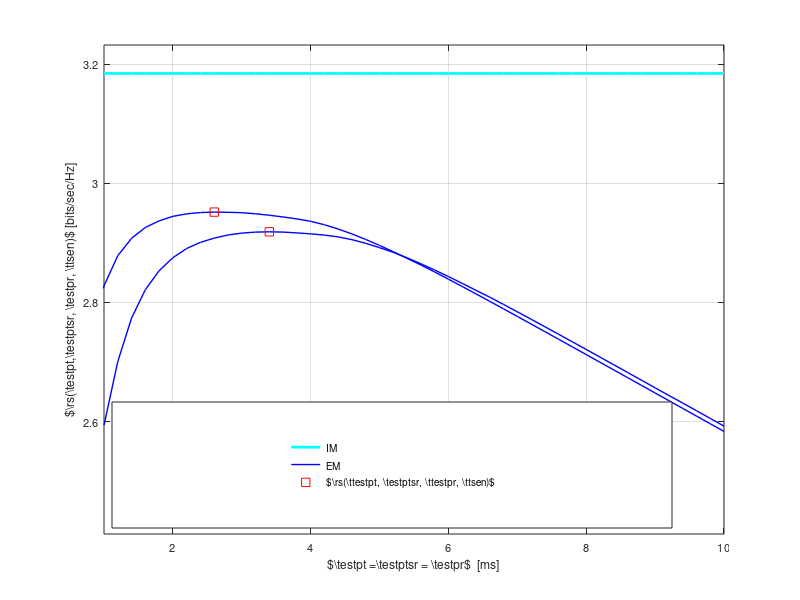

Here is the MATLAB script that generated this plot: (Note: this script raises an error after producing the figure.)
%%%%%%%%%%%%%%%%%%%%%%%%%%%%%%%%%%%%%%%%%%%%%%%%%%%%%%%%%%%%%%%%%%%%%%%%%%%
%                                                      
%
%                                
%        Description: This m-file considers the Throughput-Sesning time 
%        tradeoff for the AWGN channel. In this m-script the short term analysis 
%        is investigated that is, considering invidual frame. 
%        Hence, the SNR is considered constant for the time interval 
%        (tau_est + tau_sen). 
%        This assumption however will become weak for lower SNR, because low
%        SNR regimes presents high tau_sen, leading to a low probability
%        that the channel remains constant.
%
%
%        Created on: 24.09.15
%        Revision History: 24.09.15 --> File generated   
%  
%%%%%%%%%%%%%%%%%%%%%%%%%%%%%%%%%%%%%%%%%%%%%%%%%%%%%%%%%%%%%%%%%%%%%%%%%%%

clear all;
close all;
clc;

th = 00;                                  % disable ( = 0) to plot curves, data is read from a file
                                          % Theoretical anaylsis is also included of simulation as
                                          % numerical integration is involved
%%%%%%%%%%%%%%%%%%%%%%%%%%%%%%%%%%%%%%%%%%%%%%%%%%%%%%%%%%%%%%%%%%%%%%%%%%%
%   Parameters
%%%%%%%%%%%%%%%%%%%%%%%%%%%%%%%%%%%%%%%%%%%%%%%%%%%%%%%%%%%%%%%%%%%%%%%%%%%

P_full = 10^(+00/10);                     % Max Transmit power transmitted by ST 
P_p = 10.^(+10/10);                       % Power transmitted by PT, the SNR received at ST 
                                          % varried using this parameter
noise_power = 10^(-100/10);               % noise power -100 dBm
f_s = 1e6;                                % 1 MHz one band
K = 0.1 * f_s;                            % K = Total number of samples in a frame = T * f_s, T = 100 ms WRAN standard
alpha_p_1 = 10^(-120/10);                 % True Path loss between ST and PR   
alpha_p_2 = 10^(-120/10);                 % True Path loss between PT and SR   
alpha_p_3 = 10^(-100/10);                 % True Path loss between ST and PR   
alpha_s = 10^(-090/10);                   % True Path loss between ST and SR 
P_H0 = 0.8;                               % Probability of Hypothesis 0
P_d_d = 0.90;                             % Constraint on Probability of detection P_d
theta_it = 10^(-110/10);                  % Interference temperature 
rho_pd = 0.05;                            % Outage contraint on the detection probability
rho_cont = 0.1;                           % Outage contraint on the controlled power


%%%%%%%%%%%%%%%%%%%%%%%%%%%%%%%%%%%%%%%%%%%%%%%%%%%%%%%%%%%%%%%%%%%%%%%%%%
%   Theoretical analysis
%%%%%%%%%%%%%%%%%%%%%%%%%%%%%%%%%%%%%%%%%%%%%%%%%%%%%%%%%%%%%%%%%%%%%%%%%%%
if th
    
 
   %% Theoretical parameters
    N_est_hp1_th = (400:200:10000);                           % N_est_th = number of samples used for estimation = tau_est_hp1 * f_s 
    N_est_hp3_th = (400:200:10000);                           % N_est_th = number of samples used for estimation = tau_est_hp3 * f_s 
    N_sen_th = [1000:50:12000];                                % N = includes the time in samples, for the ideal case their is no
                                                              % estimation time hence sensing time = N_th and the throughput will 
                                                              % attain a nonzero value. For the accurate, the energy walls sensing 
                                                              % time begin after the estimation of the rcvd energy is performed.
                                                              % N_sen = N_th - N_est
    

    
    P_f_id_th = zeros(length(N_est_hp1_th),length(N_sen_th));             % False Alarm Probability at ST for the ideal case
    P_d_id_th = zeros(length(N_est_hp1_th),length(N_sen_th));             % Detection Probability at ST for the ideal case
    P_f_em_th = zeros(length(N_est_hp1_th),length(N_sen_th));             % False Alarm Probability at ST for the EM case
    P_d_em_th = zeros(length(N_est_hp1_th),length(N_sen_th));             % Detection Probability at ST for the EM case

    P_reg_id_th = zeros(length(N_est_hp1_th),length(N_sen_th));           % Regulated power at the ST for the ideal case
    P_reg_em_th = zeros(length(N_est_hp1_th),length(N_sen_th));           % Regulated power at the ST for the EM case

    
    R_id_th = zeros(length(N_est_hp1_th),length(N_sen_th));               % Throughput at SR ideal case
    R_em_th = zeros(length(N_est_hp1_th),length(N_sen_th));               % Throughput at SR ideal case

    
    R_opt_id_th = zeros(1, length(N_est_hp1_th));               % Throughput at SR @ optimum sensing time for ideal case
    R_opt_em_th = zeros(1, length(N_est_hp1_th));               % Throughput at SR @ optimum sensing time for EM case
        
    
    P_f_opt_id_th = zeros(1, length(N_est_hp1_th));             % Prob. of false alarm at ST @ optimum sensing time for ideal case 
    P_f_opt_em_th = zeros(1, length(N_est_hp1_th));             % Prob. of false alarm at ST @ optimum sensing time for EM case
    
    P_d_opt_id_th = zeros(1, length(N_est_hp1_th));             % Prob. of detection at ST @ optimum sensing time for ideal case 
    P_d_opt_em_th = zeros(1, length(N_est_hp1_th));             % Prob. of detection at ST @ optimum sensing time with average constraint 

    P_reg_opt_id_th = zeros(1, length(N_est_hp1_th));           % Optimum Controlled Power at ST @ optimum sensing time for ideal case 
    P_reg_opt_em_th = zeros(1, length(N_est_hp1_th));           % Optimum Controlled Power at ST @ optimum sensing time with average constraint 
        
    num_tp = 1000;                                     % Number of test points 
    
    N_sen_opt_id_th = zeros(1, length(N_est_hp1_th));            % Optimum sensing time for ideal case
    N_sen_opt_em_th = zeros(1, length(N_est_hp1_th));            % Optimum sensing time for EM case
    
    
    for j=1:length(N_est_hp1_th)    
        
    % Received power  
    rcvd_energy_pt = (noise_power + alpha_p_1 * P_p);      
    rcvd_energy_pr = (noise_power + alpha_p_3 * P_p);  
    disp(strcat('N_est_hp1_th = ', num2str(N_est_hp1_th(j))));     
        parfor i=1:length(N_sen_th)
            warning off;
            %disp(strcat('N_sen_th = ', num2str(N_sen_th(i))));     

           %% Determining the performance meteric R for all the different cases
           %% Ideal Model        
           %% Threshold  
            epsilon_id_th = gammaincinv(P_d_d, N_sen_th(i)/2, 'upper') * 2 * rcvd_energy_pt/ N_sen_th(i); 



           %% Probability false alarm and probability of dectection
            P_f_id_th(j,i) = gammainc(N_sen_th(i)/2 * epsilon_id_th/ noise_power', N_sen_th(i)/2, 'upper');           
            P_d_id_th(j,i) = gammainc(N_sen_th(i)/2 * epsilon_id_th/ rcvd_energy_pt, N_sen_th(i)/2, 'upper');        

  

           %% Determine the regulated power
            P_reg_id_th(j,i) = min(theta_it / ((1 - P_H0) * alpha_p_3), P_full);

           %% Expected Rate
            C_0_th = log2(1 + alpha_s * P_full / noise_power); 
            C_1_th = log2(1 + alpha_s * P_full / (P_p * alpha_p_2 +...
                noise_power) );
            C_2_th = log2(1 + alpha_s * P_reg_id_th(j,i) / (P_p * alpha_p_2 +...
                noise_power) );
            C_3_th = log2(1 + alpha_s * P_reg_id_th(j,i) / (P_p * alpha_p_2 +...
                noise_power) );

            R_id_th(j,i) = (K - N_sen_th(i))/K * (P_H0 * (1 -  P_f_id_th(j,i)) * C_0_th +...
                (1 - P_H0) * (1 - P_d_id_th(j,i)) * C_1_th + P_H0 * P_f_id_th(j,i) * C_2_th +...
                (1 - P_H0) * P_d_id_th(j,i) * C_3_th);     
            
            if N_sen_th(i) >= N_est_hp1_th(j)
            
               %% Estimation Model        
               %% Threshold             
                epsilon_em_th = 4 * rcvd_energy_pt * gammaincinv(1 - rho_pd, N_est_hp1_th(j)/2, 'upper') *...
                    gammaincinv(P_d_d, N_sen_th(i)/2, 'upper')/ (N_est_hp1_th(j) * N_sen_th(i)); 

               %% Probability false alarm and probability of dectection
                P_f_em_th(j,i) = gammainc(N_sen_th(i)/2 * epsilon_em_th/ noise_power', N_sen_th(i)/2, 'upper');           
                if 1
                    x_pts = linspace(0,1,num_tp);
                    CDF_pts = 1 - gammainc(N_est_hp1_th(j) * N_sen_th(i) * epsilon_em_th./...
                        (4 * rcvd_energy_pt * gammaincinv(x_pts, N_sen_th(i)/2, 'upper')),...
                        N_est_hp1_th(j)/2, 'upper'); 
                        PDF_pts = diff(CDF_pts);
                    P_d_em_th(j,i) = sum(PDF_pts .* x_pts(2:end));
              %% Earlier Appraoch   
                else
                    func_exp_pd = @(t) t .*...
                                exp(gammaln(N_sen_th(i)/2) - gammaln(N_est_hp1_th(j)/2) - ...
                                 N_est_hp1_th(j) * N_sen_th(i) * epsilon_em_th./...
                                 (4 * rcvd_energy_pt * gammaincinv(t, N_sen_th(i)/2, 'upper')) +...
                                 gammaincinv(t, N_sen_th(i)/2, 'upper') + N_est_hp1_th(j)/2 * log(N_est_hp1_th(j) * N_sen_th(i) *...
                                 epsilon_em_th./(4 * rcvd_energy_pt * gammaincinv(t, N_sen_th(i)/2, 'upper'))) -...
                                 N_sen_th(i)/2 * log(gammaincinv(t, N_sen_th(i)/2, 'upper')));
                    P_d_em_th(j,i) = integral(func_exp_pd, 0 ,1);     

                end
              %% Determine the regulated power            
                result = zeros(1, num_tp);
                if 1
                    P_reg_tp = linspace(P_full, P_full * 1e-2, num_tp);
                    for k = 1:num_tp
                        func_dis_preg = @(t) (gammainc((theta_it * P_p ./((1 - P_H0) *...
                             ((1  - t) * P_full + t * P_reg_tp(k)))...
                            + noise_power) * N_est_hp3_th(j)/ (2 * rcvd_energy_pr), N_est_hp3_th(j)/2, 'upper')) .*...
                            exp(gammaln(N_sen_th(i)/2) - gammaln(N_est_hp1_th(j)/2) - ...
                             N_est_hp1_th(j) * N_sen_th(i) * epsilon_em_th./...
                             (4 * rcvd_energy_pt * gammaincinv(t, N_sen_th(i)/2, 'upper')) +...
                             gammaincinv(t, N_sen_th(i)/2, 'upper') + N_est_hp1_th(j)/2 * log(N_est_hp1_th(j) * N_sen_th(i) *...
                             epsilon_em_th./(4 * rcvd_energy_pt * gammaincinv(t, N_sen_th(i)/2, 'upper'))) -...
                             N_sen_th(i)/2 * log(gammaincinv(t, N_sen_th(i)/2, 'upper')));
                        result(k) = integral(func_dis_preg, 0, 1);
                        if result(k) <= rho_cont
                           P_reg_em_th(j,i) = P_reg_tp(k);
                            break;             
                        end
                    end
                end

               %% Expected Rate

                % Capacities at SR, with and without intereference from the PT
                % with power regulation at the ST
                [C_0_th, C_1_th] = calc_capacities(alpha_p_2 * P_p / noise_power,... 
                    alpha_s * P_full / noise_power,...
                    noise_power, N_est_hp1_th(j));   

                if (P_reg_em_th(j,i) ~= 0)
                % with power regulation at the ST
                    [C_2_th, C_3_th] = calc_capacities(alpha_p_2 * P_p/ noise_power,... 
                    alpha_s * P_reg_em_th(j,i)  / noise_power,...
                    noise_power, N_est_hp1_th(j));
                else
                    C_2_th = 0;
                    C_3_th = 0;
                end

                R_em_th(j,i) = (K - N_sen_th(i) -(N_est_hp3_th(j)))/K * (P_H0 * (1 -  P_f_em_th(j,i)) * C_0_th +...
                    (1 - P_H0) * (1 - P_d_em_th(j,i)) * C_1_th + P_H0 * P_f_em_th(j,i) * C_2_th +...
                    (1 - P_H0) * P_d_em_th(j,i) * C_3_th);   
            else
                R_em_th(j,i) = 0;
            end

            %disp(strcat('P_reg_id_th = ',num2str(P_reg_id_th(j,i))));                 
            %disp(strcat('R_id_th = ',num2str(R_id_th(j,i))));         
            %disp(strcat('P_reg_em_th = ',num2str(P_reg_em_th(j,i))));         
            %disp(strcat('R_em_th = ',num2str(R_em_th(j,i))));

        end
        % Throughput, prob. of false alarm, prob. of detection 
        % @ optimum sensing time for the IM
        [temp_id index_id] = max(R_id_th(j,:));
        R_opt_id_th(j) = R_id_th(j,index_id);
        P_d_opt_id_th(j) = P_d_id_th(j,index_id);
        P_f_opt_id_th(j) = P_f_id_th(j,index_id);
        P_reg_opt_id_th(j) = P_reg_id_th(j,index_id);
        N_sen_opt_id_th(j) = N_sen_th(index_id);
        
        % Throughput, prob. of false alarm, prob. of detection 
        % @ optimum sensing time for the EM
        [temp_em index_em] = max(R_em_th(j,:));
        R_opt_em_th(j) = R_em_th(j,index_em);
        P_d_opt_em_th(j) = P_d_em_th(j,index_em);
        P_f_opt_em_th(j) = P_f_em_th(j,index_em);
        P_reg_opt_em_th(j) = P_reg_em_th(j,index_em);
        N_sen_opt_em_th(j) = N_sen_th(index_em);
            
        disp(strcat('P_reg_opt_id_th = ',num2str(P_reg_opt_id_th(j))));                 
        disp(strcat('R_opt_id_th = ',num2str(R_opt_id_th(j))));         
        disp(strcat('N_sen_opt_id_th = ',num2str(N_sen_opt_id_th(j))));         
        disp(strcat('P_d_opt_id_th = ',num2str(P_d_opt_id_th(j))));         
        disp(strcat('P_f_opt_id_th = ',num2str(P_f_opt_id_th(j))));         
        disp(strcat('P_reg_opt_em_th = ',num2str(P_reg_opt_em_th(j))));         
        disp(strcat('R_opt_id_th = ',num2str(R_opt_em_th(j))));
        disp(strcat('N_sen_opt_em_th = ',num2str(N_sen_opt_em_th(j))));         
        disp(strcat('P_d_opt_em_th = ',num2str(P_d_opt_em_th(j))));         
        disp(strcat('P_f_opt_em_th = ',num2str(P_f_opt_em_th(j))));         
    	save('results_opt_thr_vs_est_time_AWGN_P_full_p00_P_p_p10_pd_05_wo_nu_th2.mat');
    end
    quit;
end



%%%%%%%%%%%%%%%%%%%%%%%%%%%%%%%%%%%%%%%%%%%%%%%%%%%%%%%%%%%%%%%%%%%%%%%%%%%
%   Plot curves theoretical analysis
%%%%%%%%%%%%%%%%%%%%%%%%%%%%%%%%%%%%%%%%%%%%%%%%%%%%%%%%%%%%%%%%%%%%%%%%%%%


%%%%%%%%%%%%%%%%%%%%%%%%%%%%%%%%%%%%%%%%%%%%%%%%%%%%%%%%%%%%%%%%%%%%%
%             Throughput vs SNR @ optimum sensing time
%%%%%%%%%%%%%%%%%%%%%%%%%%%%%%%%%%%%%%%%%%%%%%%%%%%%%%%%%%%%%%%%%%%%%
%% P_d = 0.05
load('results_opt_thr_vs_est_time_AWGN_P_full_p00_P_p_p10_pd_05_wo_nu_th2.mat');
figure(1);
Fontsize = 8;

F_index = 4:1:length(R_opt_id_th);
F_R_opt_id_th = R_opt_id_th(F_index);
F_R_opt_em_th = R_opt_em_th(F_index);
F_N_est_hp1_th = N_est_hp1_th(F_index);


% Achievable throughput maximized over the sensing time
plot(F_N_est_hp1_th * 1e-3, F_R_opt_id_th, 'c-', 'LineWidth',2);
hold on,
plot(F_N_est_hp1_th * 1e-3, F_R_opt_em_th, 'b-', 'LineWidth', 1);

% Achievable throughput maximized over the estimation and sensing time
[temp_opt index_opt] = max(F_R_opt_em_th);
R_opt2_em_th = F_R_opt_em_th(index_opt);
N_est_hp1_opt_th = F_N_est_hp1_th(index_opt);

hold on,
plot(N_est_hp1_opt_th * 1e-3, R_opt2_em_th, 'rs');


%% P_d = 0.10
load('results_opt_thr_vs_est_time_AWGN_P_full_p00_P_p_p10_pd_10_wo_nu_th2.mat');

F_index = 4:1:length(R_opt_id_th);
F_R_opt_id_th = R_opt_id_th(F_index);
F_R_opt_em_th = R_opt_em_th(F_index);
F_N_est_hp1_th = N_est_hp1_th(F_index);

hold on,
plot(N_est_hp1_th * 1e-3, R_opt_em_th, 'b-', 'LineWidth', 1); 
% Achievable throughput maximized over the estimation and sensing time
[temp_opt index_opt] = max(R_opt_em_th);
R_opt2_em_th = R_opt_em_th(index_opt);   
N_est_hp1_opt_th = N_est_hp1_th(index_opt);
hold on,
plot(N_est_hp1_opt_th * 1e-3, R_opt2_em_th, 'rs');

    
grid on;
axis([min(F_N_est_hp1_th * 1e-3) max(F_N_est_hp1_th * 1e-3)...
    min(R_opt_em_th)  max(F_R_opt_id_th) * 1.015]);
ylabel('$\rs(\testpt,\testptsr, \testpr, \ttsen)$ [bits/sec/Hz]', 'FontSize', Fontsize);
xlabel('$\testpt =\testptsr = \testpr$  [ms]','FontSize',Fontsize);

%hl = legend('$\trs$', '$\trsac$', '$\trsoc$');
%set(hl, 'position',[0.725 0.12 0.15 0.23]);
hl = legend('IM', 'EM', '$\rs(\ttestpt, \testptsr, \ttestpr, \ttsen)$');
set(hl, 'Location', 'SouthEast', 'FontSize', Fontsize);
set(hl, 'position',[0.14 0.12 0.7 0.21]);

set(gca,'FontSize',Fontsize);
laprint(1, '../figures/fig_opt_thr_vs_est_time_AWGN', 'options', 'factory', 'width', 6, 'scalefonts',...
    'on', 'factor',0.5, 'keepfontprops', 'on');

%%%%%%%%%%%%%%%%%%%%%%%%%%%%%%%%%%%%%%%%%%%%%%%%%%%%%%%%%%%%%%%%%%%%%
% Detection probability vs estimation time at optimum sensing time
%%%%%%%%%%%%%%%%%%%%%%%%%%%%%%%%%%%%%%%%%%%%%%%%%%%%%%%%%%%%%%%%%%%%%
figure(2);
%% P_d_d = 0.05
load('results_opt_thr_vs_est_time_AWGN_P_full_p00_P_p_p10_pd_05_wo_nu_th2.mat');

F_index = 4:1:length(R_opt_id_th);
F_P_d_opt_id_th = P_d_opt_id_th(F_index);
F_P_d_opt_em_th = P_d_opt_em_th(F_index);
F_N_est_hp1_th = N_est_hp1_th(F_index);


plot(F_N_est_hp1_th  * 1e-3, F_P_d_opt_id_th, 'c-', 'LineWidth',2);
hold on,
plot(F_N_est_hp1_th * 1e-3, F_P_d_opt_em_th, 'b-', 'LineWidth', 1);

%% P_d_d = 0.10
load('results_opt_thr_vs_est_time_AWGN_P_full_p00_P_p_p10_pd_10_wo_nu_th2.mat');
F_index = 4:1:length(R_opt_id_th);
F_P_d_opt_id_th = P_d_opt_id_th(F_index);
F_P_d_opt_em_th = P_d_opt_em_th(F_index);
F_N_est_hp1_th = N_est_hp1_th(F_index);

hold on,
plot(F_N_est_hp1_th * 1e-3, F_P_d_opt_em_th, 'b-', 'LineWidth', 1); 

   
ylabel('$\e{\pd}{\pd}$','FontSize',Fontsize);
xlabel('$\testpt = \testptsr = \testpr$  [ms]','FontSize',Fontsize);
grid on;
axis([min(F_N_est_hp1_th * 1e-3) max(F_N_est_hp1_th * 1e-3)...
    min(P_d_opt_id_th) * .94  1]);

hl = legend('IM', 'EM');
set(hl, 'Location', 'SouthEast', 'FontSize', Fontsize);
set(hl, 'position',[0.68 0.12 0.22 0.21]);
set(gca,'FontSize',Fontsize);
laprint(2, '../figures/fig_P_d_vs_est_time_AWGN', 'options', 'factory', 'width', 6, 'scalefonts',...
    'on', 'factor',0.5, 'keepfontprops', 'on');


%%%%%%%%%%%%%%%%%%%%%%%%%%%%%%%%%%%%%%%%%%%%%%%%%%%%%%%%%%%%%%%%%%%%%
% False alarm probability vs estimation time at optimum sensing time
%%%%%%%%%%%%%%%%%%%%%%%%%%%%%%%%%%%%%%%%%%%%%%%%%%%%%%%%%%%%%%%%%%%%%
figure(3);
load('results_opt_thr_vs_est_time_AWGN_P_full_p00_P_p_p10_pd_05_wo_nu_th2.mat');
%% P_d_d = 0.05
F_index = 4:1:length(R_opt_id_th);
F_P_f_opt_id_th = P_f_opt_id_th(F_index);
F_P_f_opt_em_th = P_f_opt_em_th(F_index);
F_N_est_hp1_th = N_est_hp1_th(F_index);

semilogy(F_N_est_hp1_th * 1e-3, F_P_f_opt_id_th, 'c-', 'LineWidth',2);
hold on,
semilogy(F_N_est_hp1_th * 1e-3, F_P_f_opt_em_th, 'b-', 'LineWidth', 1);


load('results_opt_thr_vs_est_time_AWGN_P_full_p00_P_p_p10_pd_10_wo_nu_th2.mat');
F_index = 4:1:length(R_opt_id_th);
F_P_f_opt_id_th = P_f_opt_id_th(F_index);
F_P_f_opt_em_th = P_f_opt_em_th(F_index);
F_N_est_hp1_th = N_est_hp1_th(F_index);

hold on,
semilogy(F_N_est_hp1_th * 1e-3, F_P_f_opt_em_th, 'b-', 'LineWidth', 1); 

ylabel('$\pfa$','FontSize',Fontsize);
xlabel('$\testpt = \testptsr = \testpr$  [ms]','FontSize',Fontsize);
%set(gca,'XTick',[0.02:0.04:0:16]);
%set(gca,'YTick',[1:1:10]);

grid on;
axis([min(F_N_est_hp1_th * 1e-3) max(F_N_est_hp1_th * 1e-3)...
    min(F_P_f_opt_em_th) * .8  max(P_f_opt_em_th) * 1.005]);

hl = legend('IM', 'EM');
set(hl, 'Location', 'SouthEast', 'FontSize', Fontsize);
set(hl, 'position',[0.68 0.69 0.22 0.21]);
set(gca,'FontSize',Fontsize);

laprint(3, '../figures/fig_P_f_vs_est_time_AWGN', 'options', 'factory', 'width', 6, 'scalefonts',...
    'on', 'factor',0.5, 'keepfontprops', 'on');
